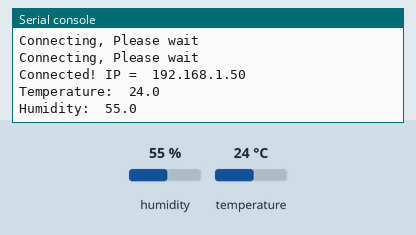
A program run on a simulated Raspberry Pi Pico running MicroPython. On the bench: the last lines printed to the serial console. The test bench sets the inputs (shaded band); at power-on: humidity 55 %, temperature 24 °C. WiFi joins after 1.5 s; values from a settings file that is not in the repository are placeholders; web requests get an empty 200 reply after 0.4 s.

Above: at 3.2 s.
3.3 s: humidity set to 22 %
At 8.4 s:
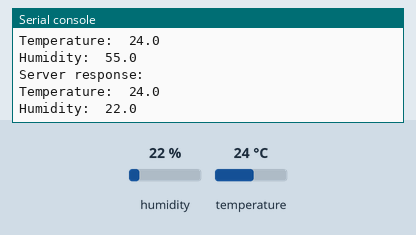
14.2 s: temperature set to 12 °C
At 19.5 s:
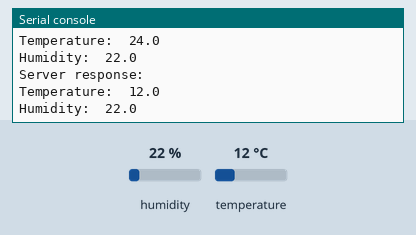
20.3 s: humidity set to 40 %
At 24.4 s:
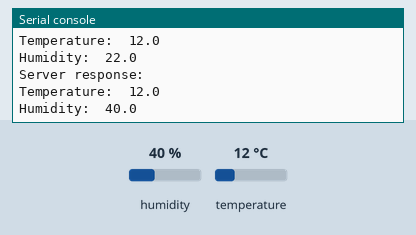
Timing chart, 0 to 25.9 s (numbered marks = the images above; inputs shaded):
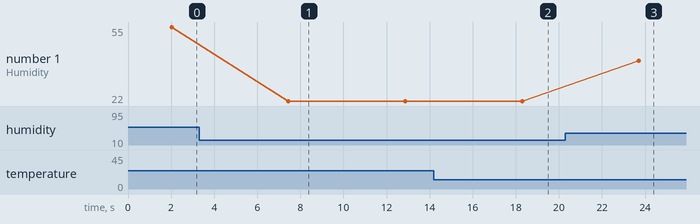

Measured:
- after the input at 3.3 s, the serial console: prints a new line after 4.1 s (image 1)
- after the input at 14.2 s, the serial console: prints a new line after 4.1 s (image 2)
- after the input at 20.3 s, the serial console: prints a new line after 3.4 s (image 3)
- plotted number 1: 55 → 22 after the input at 3.3 s, 22 → 40 after the input at 20.3 s

The program:

to_django.py
```python
from machine import Pin
import dht
import time
import urequests
import network
import secrets

dht_pin = Pin(15)
dht_sensor = dht.DHT22(dht_pin)
ssid= secrets.SSID
password = secrets.PASSWORD

def connect():
    wlan= network.WLAN(network.STA_IF)
    wlan.active(True)
    wlan.connect(ssid, password)

    while wlan.isconnected() == False:
        print("Connecting, Please wait")
        time.sleep(1)
    print("Connected! IP = ", wlan.ifconfig()[0])

try:
    connect()

except OSError as e:
    print("Error: Connection closed")


while True:
    try:
        dht_sensor.measure()

        temperature = dht_sensor.temperature()
        humidity = dht_sensor.humidity()

        print("Temperature: ", temperature)
        print("Humidity: ", humidity)

    except Exception as e:
        print("Error reading from DHT22", str(e))
    time.sleep(5)

    url = "http://172.17.208.1:8000/receive/"
    data = {
    "temperature": temperature,
    "humidity": humidity,
    }

    response = urequests.post(url, json=data)
    print("Server response:", response.text)
    response.close()
```
